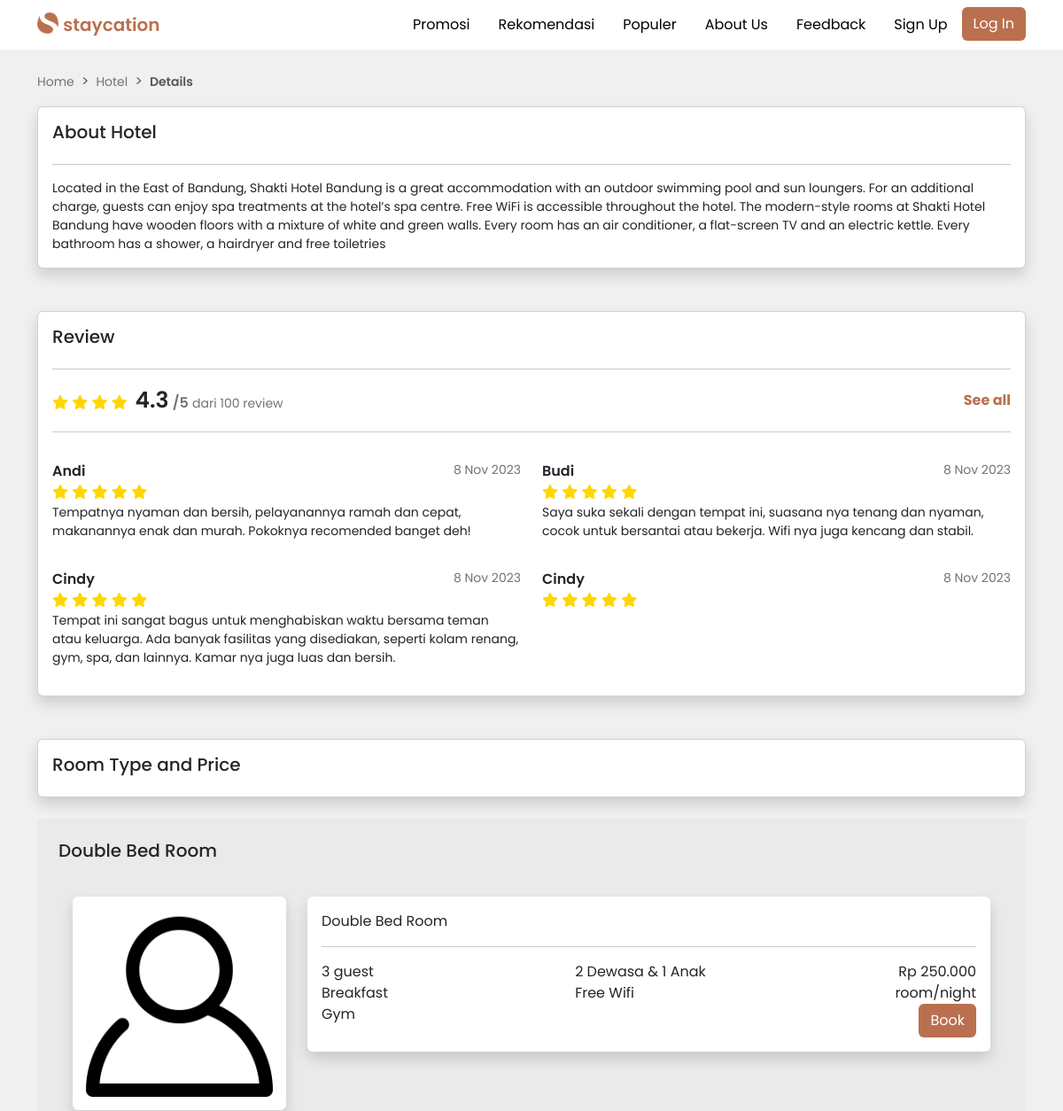
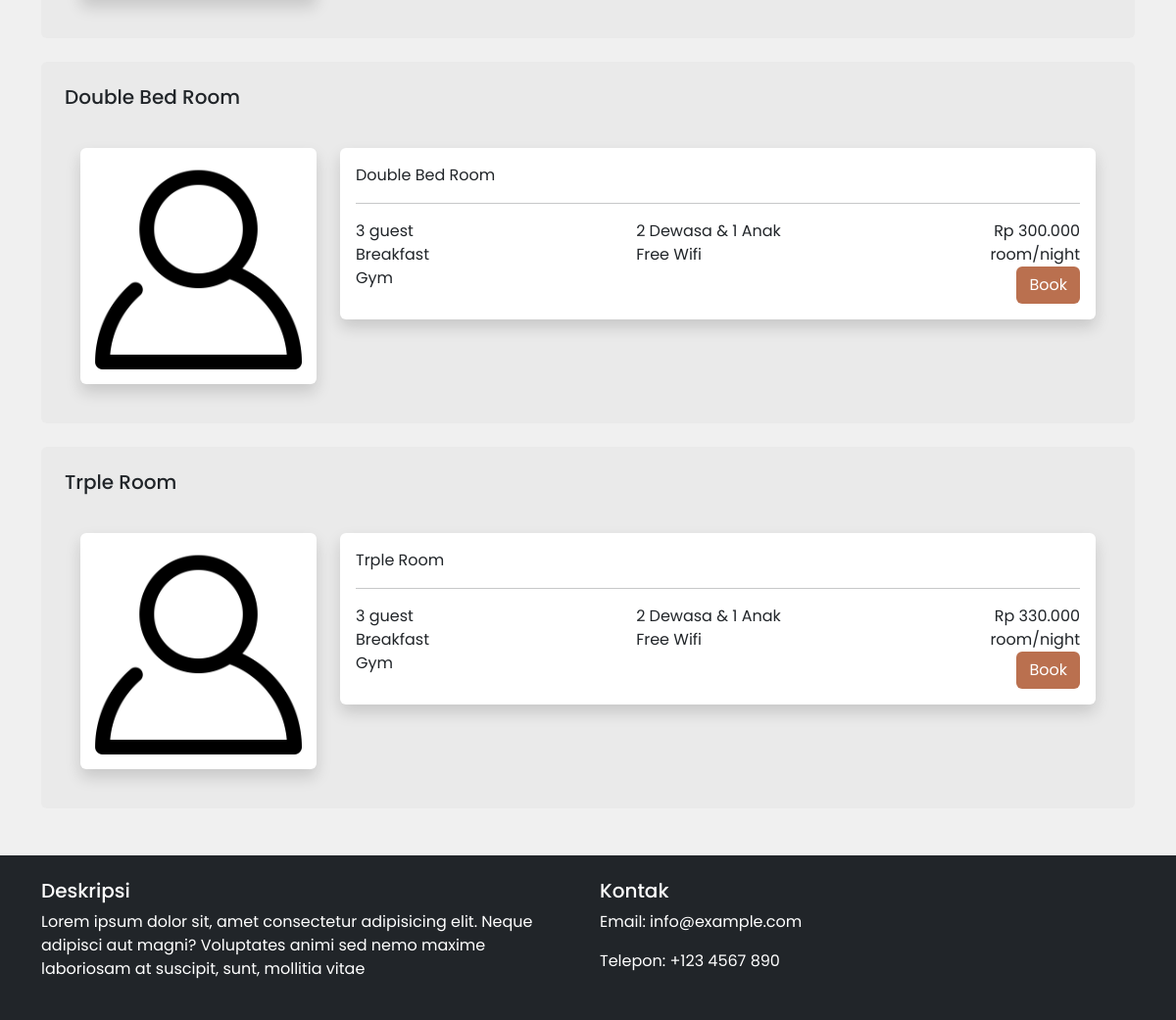
Screenshot of /dashboard/user/hotel-detail.php?id=1 with the database file from the repository (2 pictures, top to bottom).
### tables this page shows
CREATE TABLE `hotel` (
  `ID_HOTEL` int(11) NOT NULL,
  `EMAIL_HOTEL` varchar(40) NOT NULL,
  `PASSWORD` varchar(255) NOT NULL,
  `NAMA_HOTEL` varchar(35) NOT NULL,
  `TLP_HOTEL` varchar(15) NOT NULL,
  `ALAMAT` varchar(30) NOT NULL,
  `RATING` decimal(5,1) NOT NULL,
  `ULASAN` varchar(100) NOT NULL,
  `GAMBAR_HOTEL` varchar(255) NOT NULL,
  `DESKRIPSI` varchar(500) NOT NULL
);

CREATE TABLE `kamar` (
  `ID_KAMAR` int(11) NOT NULL,
  `ID_HOTEL` int(11) NOT NULL,
  `ID_TIPE_KAMAR` int(11) NOT NULL,
  `HARGA_KAMAR` decimal(10,0) NOT NULL,
  `STATUS_KAMAR` enum('Available','Unavailable') NOT NULL,
  `GAMBAR_KAMAR` varchar(255) NOT NULL,
  `JUMLAH_RUANGAN` int(20) NOT NULL
);

CREATE TABLE `tipe_kamar` (
  `ID_TIPE_KAMAR` int(11) NOT NULL,
  `TIPE_KAMAR` varchar(20) NOT NULL
);

CREATE TABLE `fasilitas` (
  `ID_FASILITAS` int(11) NOT NULL,
  `NAMA_FASILITAS` varchar(30) NOT NULL
);

### dashboard/user/hotel-detail.php (the view, shortened to what this page needs)
<?php
    include '../../controller/koneksi.php';
    $id_hotel = $_GET['id'];
    $query = "SELECT * FROM hotel WHERE id_hotel = $id_hotel";
    $result = $koneksi->query($query);
    if ($result->num_rows > 0) {
        while ($row = $result->fetch_assoc()) {
           $deskripsi = $row['DESKRIPSI'];
        }
    }
    if (!isset($_SESSION['user_type']) || empty($_SESSION['user_type'])) {
        include '../../partials/header.php';
    } elseif ($_SESSION['user_type'] === 'tamu') {
        include '../../partials/header-login-noindex.php';
    }
?>
<div class="container mt-4">
  <nav style="--bs-breadcrumb-divider: '>';" aria-label="breadcrumb">
    <ol class="breadcrumb">
      <li class="breadcrumb-item"><a href="user.php">Home</a></li>
      <li class="breadcrumb-item"><a href="hotel-search.php">Hotel</a></li>
      <li class="breadcrumb-item active" aria-current="page"><span class="breadcrumb-item span">Details</span></li>
    </ol>
  </nav>
  <div class="card shadow">
      <div class="card-body">
          <h5 class="card-title mb-4">About Hotel</h5>
          <hr>
          <p class="card-text details-about"><?php echo $deskripsi; ?></p>
      </div>
  </div>
  <div class="card shadow mt-5">
      <div class="card-body">
        <h5 class="card-title mb-4">Review</h5>
          <hr>
          <div class="d-flex justify-content-between align-items-center">
              <div class="rating">
                  <span class="fa fa-star"></span>
                  <span class="fa fa-star"></span>
                  <span class="fa fa-star"></span>
                  <span class="fa fa-star"></span>
                  <span class="sum-rate">4.3</span>
                  <span class="sum-rate-total">/5</span>
                  <span class="sum-rate-view">dari 100 review</span>
              </div>
              <a href="#" class="see-all text-decoration-none fw-bold">See all</a>
          </div>
          <hr>
          <div class="row">
            <div class="col">
              <div class="d-flex mt-3 justify-content-between mt-3">
                  <span class="reviewer-name">Andi</span>
                  <span class="reviewer-date"> 8 Nov 2023</span>
              </div>
              <div class="rating">
                  <span class="fa fa-star"></span>
                  <span class="fa fa-star"></span>
                  <span class="fa fa-star"></span>
                  <span class="fa fa-star"></span>
                  <span class="fa fa-star"></span>
              </div>
              <p class="review-text">Tempatnya nyaman dan bersih, pelayanannya ramah dan cepat, makanannya enak dan murah. Pokoknya recomended banget deh!</p>
            </div>
            <div class="col">
              <div class="d-flex mt-3 justify-content-between mt-3">
                  <span class="reviewer-name">Budi</span>
                  <span class="reviewer-date"> 8 Nov 2023</span>
              </div>
              <div class="rating">
                  <span class="fa fa-star"></span>
                  <span class="fa fa-star"></span>
                  <span class="fa fa-star"></span>
                  <span class="fa fa-star"></span>
                  <span class="fa fa-star"></span>
              </div>
              <p class="review-text">Saya suka sekali dengan tempat ini, suasana nya tenang dan nyaman, cocok untuk bersantai atau bekerja. Wifi nya juga kencang dan stabil.</p>
            </div>
          </div>
          <div class="row">
              <div class="col">
                <div class="d-flex mt-3 justify-content-between mt-3">
                    <span class="reviewer-name">Cindy</span>
                    <span class="reviewer-date"> 8 Nov 2023</span>
                </div>
                <div class="rating">
                    <span class="fa fa-star"></span>
                    <span class="fa fa-star"></span>
                    <span class="fa fa-star"></span>
                    <span class="fa fa-star"></span>
                    <span class="fa fa-star"></span>
                </div>
                <p class="review-text">Tempat ini sangat bagus untuk menghabiskan waktu bersama teman atau keluarga. Ada banyak fasilitas yang disediakan, seperti kolam renang, gym, spa, dan lainnya. Kamar nya juga luas dan bersih.</p>
              </div>
              <div class="col">
                <div class="d-flex mt-3 justify-content-between mt-3">
                    <span class="reviewer-name">Cindy</span>
                    <span class="reviewer-date"> 8 Nov 2023</span>
                </div>
                <div class="rating">
                    <span class="fa fa-star"></span>
                    <span class="fa fa-star"></span>
                    <span class="fa fa-star"></span>
                    <span class="fa fa-star"></span>
                    <span class="fa fa-star"></span>
                </div>
              </div>
            </div>
      </div>
  </div>
    <div class="card shadow mt-5">
      <div class="card-body">
        <h5 class="card-title">Room Type and Price</h5>
      </div>
    </div>
<?php
    $query = "SELECT kamar.*, tipe_kamar.tipe_kamar
    FROM kamar
    JOIN hotel ON kamar.ID_HOTEL = hotel.ID_HOTEL
    JOIN tipe_kamar ON kamar.id_tipe_kamar = tipe_kamar.id_tipe_kamar
    WHERE kamar.id_hotel = $id_hotel;";
    $result = $koneksi->query($query);
    if ($result->num_rows > 0) {
        while ($row = $result->fetch_assoc()) {
        ?>
            <div class="card card-room p-4 mt-4">
                <h5 class="card-title mb-4"><?php echo $row['tipe_kamar']; ?></h5>
                <div class="card-body">
                    <div class="row">
                        <div class="col-md-3">
                            <div class="card shadow border-0">
                                <img src="../../img/banner/1.png" alt="" class="rounded">
                            </div>
                        </div>
                        <div class="col">
                            <div class="card shadow border-0">
                                <div class="card-body">
                                    <span class="title-room"><?php echo $row['tipe_kamar']; ?></span>
                                    <hr>
                                    <div class="row">
                                        <div class="col-md-9">
                                            <div class="fasilitas">
                                                <div class="row">
                                                    <div class="col">
                                                        3  guest
                                                    </div>
                                                    <div class="col">
                                                        2 Dewasa & 1 Anak
                                                    </div>
                                                </div>
                                            <?php
                                                $queryFasilitas = "SELECT fasilitas.nama_fasilitas FROM fasilitas_hotel
                                                JOIN fasilitas ON fasilitas_hotel.id_fasilitas = fasilitas.id_fasilitas
                                                WHERE fasilitas_hotel.id_hotel = $id_hotel";
                                                $resultFasilitas = $koneksi->query($queryFasilitas);
                                                if ($resultFasilitas->num_rows > 0) {
                                                    echo '<div class="fasilitas">';
                                                    $counter = 0;
                                                    while ($rowFasilitas = $resultFasilitas->fetch_assoc()) {
                                                        if ($counter % 2 == 0) {
                                                            echo '<div class="row">';
                                                        }
                                                        echo '<div class="col">' . $rowFasilitas["nama_fasilitas"] . '</div>';
                                                        if ($counter % 2 != 0 || $counter == $result->num_rows - 1) {
                                                            echo '</div>';
                                                        }
                                                        $counter++;
                                                    }
                                                    echo '</div>';
                                                } else {
                                                    echo 'Tidak ada fasilitas.';
                                                }
                                            ?>
                                            </div>
                                        </div>
                                        <div class="col-md-3">
                                            <div class="price-tag text-end">
                                                <span>Rp <?php echo number_format($row['HARGA_KAMAR'], 0, ',', '.'); ?></span>
                                                <span>room/night</span>
                                            </div>
                                            <a class="btn btn btn-custom-book" href="book.php?id='<?php echo $row['ID_KAMAR']; ?>'">Book</a>
                                        </div>
                                    </div>
                                </div>
                            </div>
                        </div>
                    </div>
                </div>
            </div>
<?php
        }
    } else {
        echo "Tidak ada data kamar yang ditemukan.";
    }
?>
</div>
<?php
  include '../../partials/footer.php'
 ?>

### style.css (style rules this page uses)
body { background-color: #f0f0f0; }
* { font-family: 'Poppins', sans-serif; }
.breadcrumb-item a { color: #737373; text-decoration: none; font-size: 14px; }
.breadcrumb-item.span { font-size: 14px; font-weight: 600; }
.card-text.details-about { font-size: 14px; }
.see-all { color: #BA704F; }
.sum-rate { font-weight: 600; font-size: 25px; }
.sum-rate-total { color: #737373; font-weight: 600; }
.sum-rate-view { font-size: 14px; color: #737373; }
.reviewer-name { font-weight: 600; }
.reviewer-date { color: #737373; font-size: 14px; }
.rating .fa.fa-star { color: gold; }
.review-text { font-size: 14px; }
.card.card-room { background-color: #a0a0a013; border: none; }
.btn.btn-custom-book { background-color: #BA704F; color: #ffffff; float: right; }

### rows the page displays
hotel: DESKRIPSI "Located in the East of Bandung, Shakti Hotel Bandung is a great accommodation with an outdoor swimming pool and sun loungers. For an additional charge, guests can enjoy spa treatments at the hotel’s spa centre. Free WiFi is accessible throughout the hotel. The modern-style rooms at Shakti Hotel Bandung have wooden floors with a mixture of white and green walls. Every room has an air conditioner, a flat-screen TV and an electric kettle. Every bathroom has a shower, a hairdryer and free toiletries"
kamar: ID_TIPE_KAMAR.TIPE_KAMAR "Double Bed Room", HARGA_KAMAR "250.000"
fasilitas: NAMA_FASILITAS "Breakfast"
fasilitas: NAMA_FASILITAS "Free Wifi"
fasilitas: NAMA_FASILITAS "Gym"
kamar: ID_TIPE_KAMAR.TIPE_KAMAR "Double Bed Room", HARGA_KAMAR "300.000"
kamar: ID_TIPE_KAMAR.TIPE_KAMAR "Trple Room", HARGA_KAMAR "330.000"
